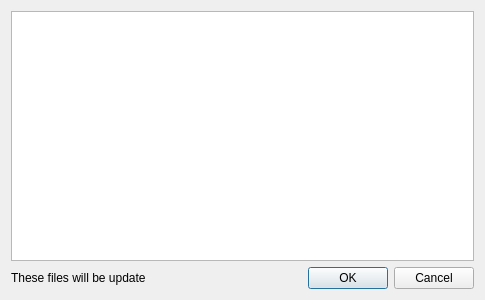
<?xml version="1.0" encoding="UTF-8"?>
<ui version="4.0">
 <class>updateDialog</class>
 <widget class="QDialog" name="updateDialog">
  <property name="geometry">
   <rect>
    <x>0</x>
    <y>0</y>
    <width>485</width>
    <height>300</height>
   </rect>
  </property>
  <property name="windowTitle">
   <string>Update</string>
  </property>
  <layout class="QVBoxLayout" name="verticalLayout">
   <item>
    <widget class="QListView" name="listView"/>
   </item>
   <item>
    <layout class="QHBoxLayout" name="horizontalLayout" stretch="0,0">
     <item>
      <widget class="QLabel" name="label">
       <property name="text">
        <string>These files will be update</string>
       </property>
      </widget>
     </item>
     <item>
      <widget class="QDialogButtonBox" name="buttonBox_2">
       <property name="orientation">
        <enum>Qt::Horizontal</enum>
       </property>
       <property name="standardButtons">
        <set>QDialogButtonBox::Cancel|QDialogButtonBox::Ok</set>
       </property>
      </widget>
     </item>
    </layout>
   </item>
  </layout>
 </widget>
 <resources/>
 <connections/>
</ui>
